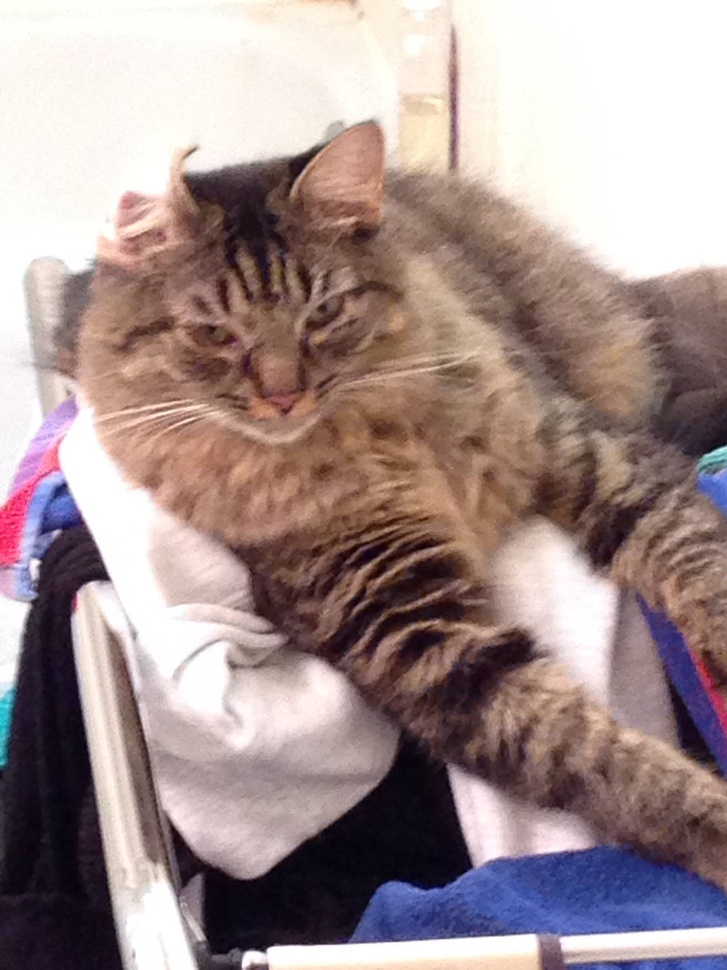
//> input picture cat.jpg, 727 x 970 px, shrunk from 1536 x 2048 before the run
$ ./edge ../cat.jpg   (built with g++ and OpenCV 4)
//> lines starting //> are read from the running program, lines starting //| are printed output that depends on the picture
#include "opencv2/highgui/highgui.hpp"
#include "opencv2/imgproc/imgproc.hpp"
#include <stdio.h>
#include <stdlib.h>

using namespace cv;

int main(int argc, char** argv){
Mat src, src_gray;
Mat grad;
int scale = 1;
int delta = 0;
int ddepth = CV_16S;

src = imread( argv[1] );
//> src is the input picture: 970 rows x 727 cols, CV_8UC3; mean B, G, R 143.7, 144.5, 163.3

GaussianBlur(src,src,Size(3,3),0,0,BORDER_DEFAULT);

cvtColor(src,src_gray,CV_BGR2GRAY);
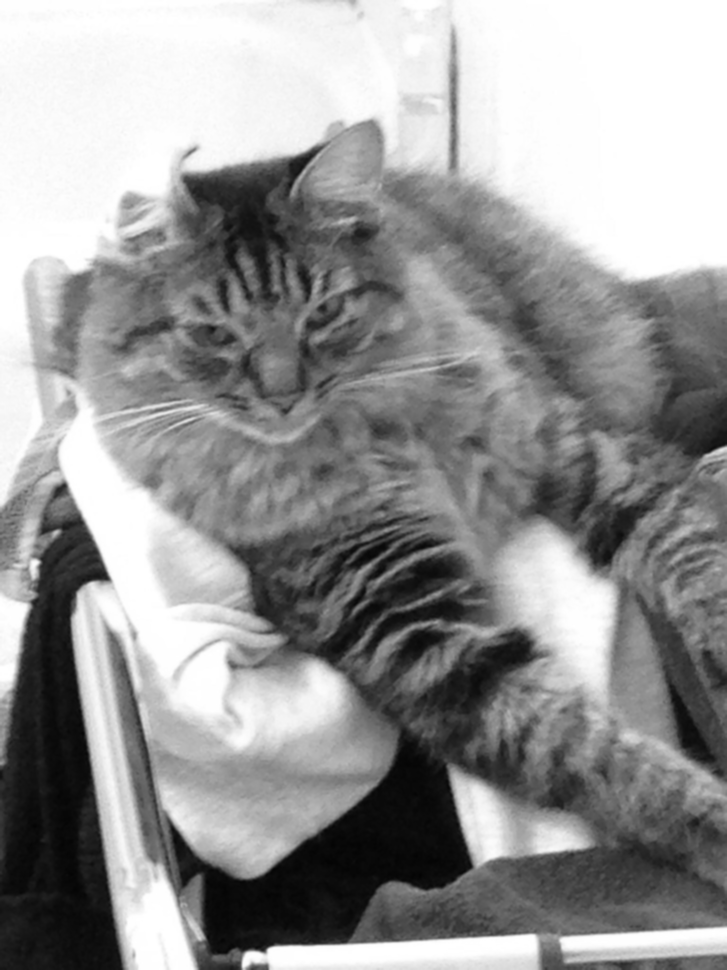
//> src_gray: 970 rows x 727 cols, CV_8UC1; min 3, max 255, mean 150.1

Mat gradx, grady;
Mat absgradx,absgrady;

Sobel(src_gray,gradx,ddepth,1,0,3,scale,delta,BORDER_DEFAULT);
convertScaleAbs(gradx,absgradx);

Sobel(src_gray,grady,ddepth,0,1,3,scale,delta,BORDER_DEFAULT);
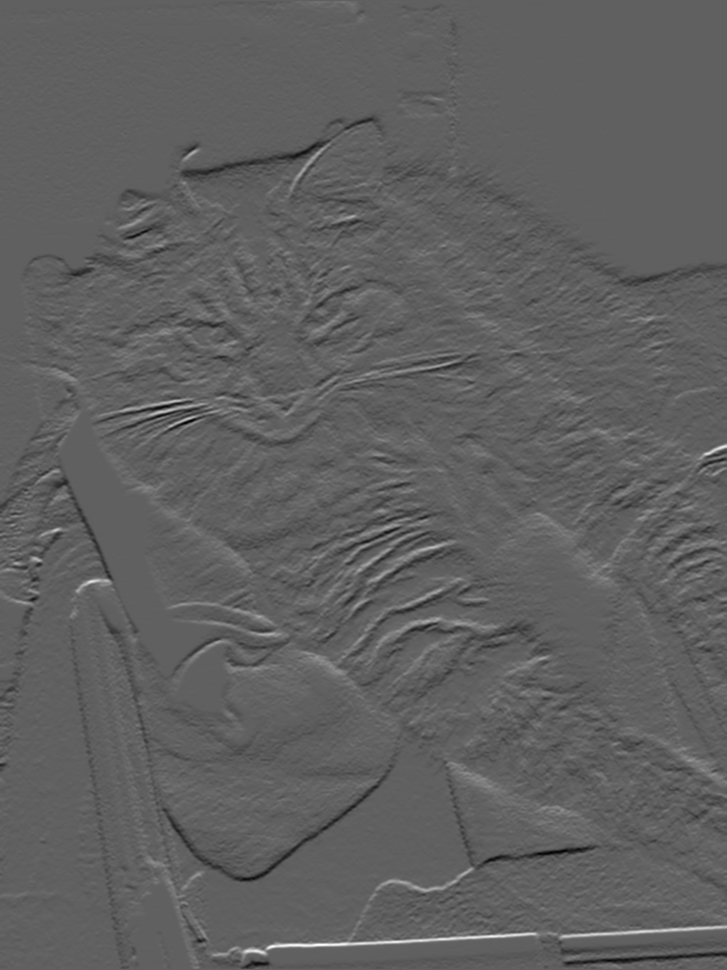
//> grady: 970 rows x 727 cols, CV_16SC1; min -352, max 577, mean -0.9; drawn with min black and max white
convertScaleAbs(grady,absgrady);

addWeighted(absgradx,.5,absgrady,.5,0,grad);
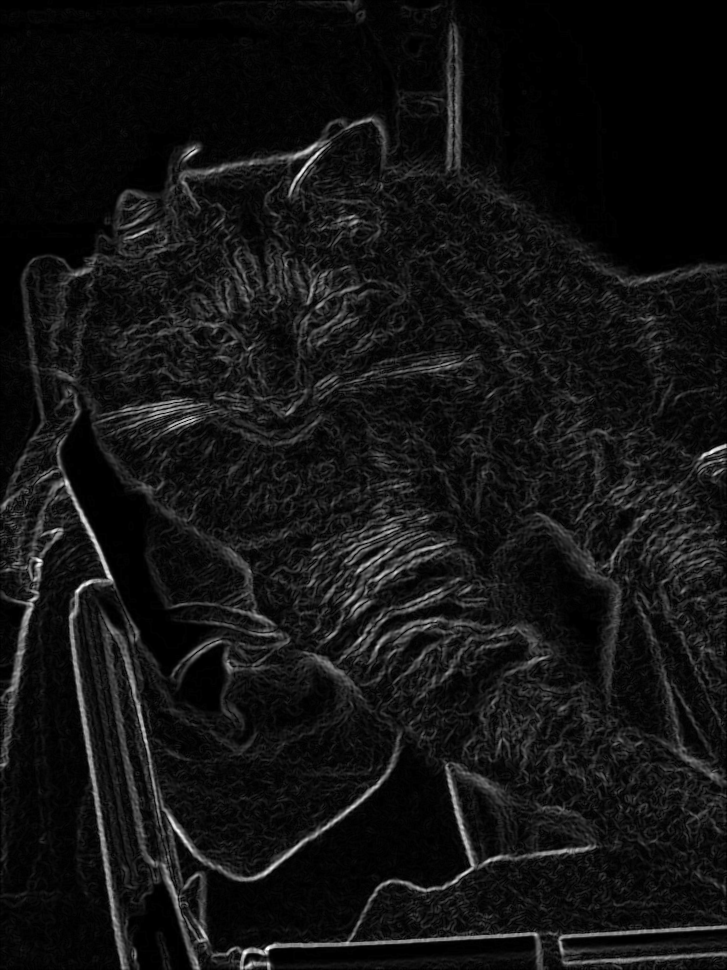
//> grad: 970 rows x 727 cols, CV_8UC1; min 0, max 255, mean 19.6

imwrite("/home/josgreer/public_html/gradx.jpg", gradx);
imwrite("/home/josgreer/public_html/grady.jpg", grady);

Sobel(src_gray,gradx,ddepth,1,0,5,scale,delta,BORDER_DEFAULT);
convertScaleAbs(gradx,absgradx);
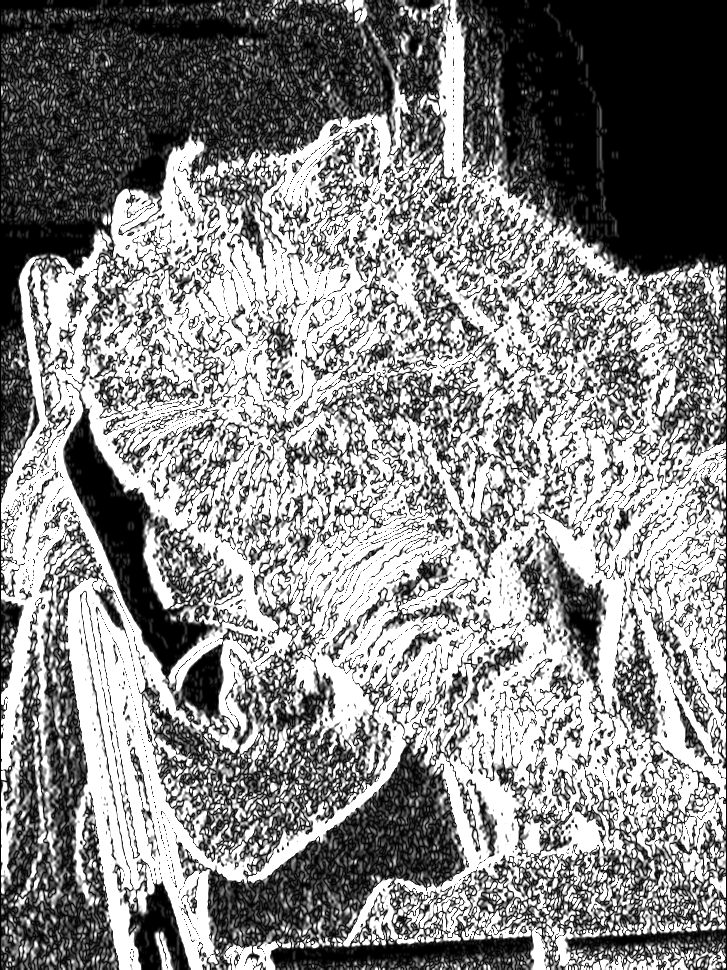
//> absgradx: 970 rows x 727 cols, CV_8UC1; min 0, max 255, mean 137.2

Sobel(src_gray,grady,ddepth,0,1,5,scale,delta,BORDER_DEFAULT);
convertScaleAbs(grady,absgrady);
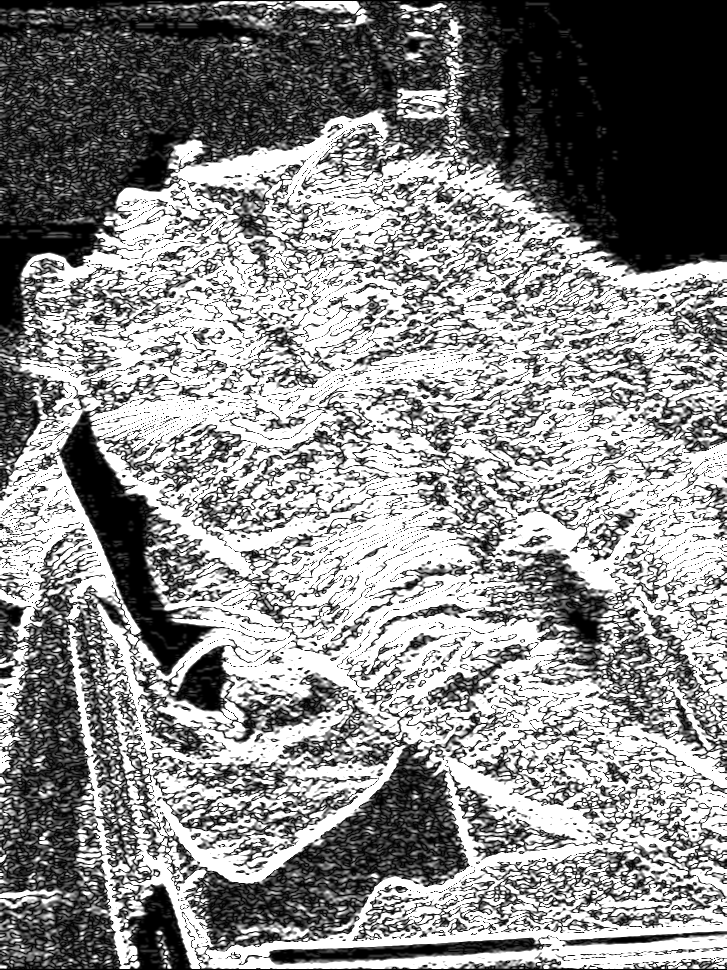
//> absgrady: 970 rows x 727 cols, CV_8UC1; min 0, max 255, mean 139.6

addWeighted(absgradx,.5,absgrady,.5,0,grad);
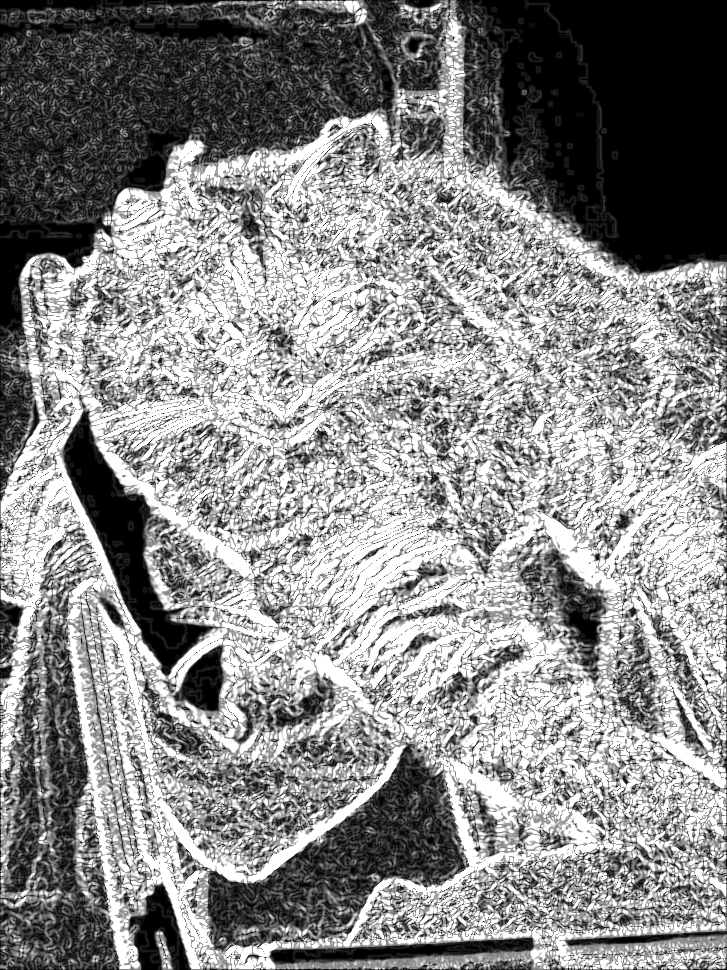
//> grad: 970 rows x 727 cols, CV_8UC1; min 0, max 255, mean 138.4

imwrite("/home/josgreer/public_html/gradx5.jpg", gradx);
imwrite("/home/josgreer/public_html/grady5.jpg", grady);

return 0;
}
